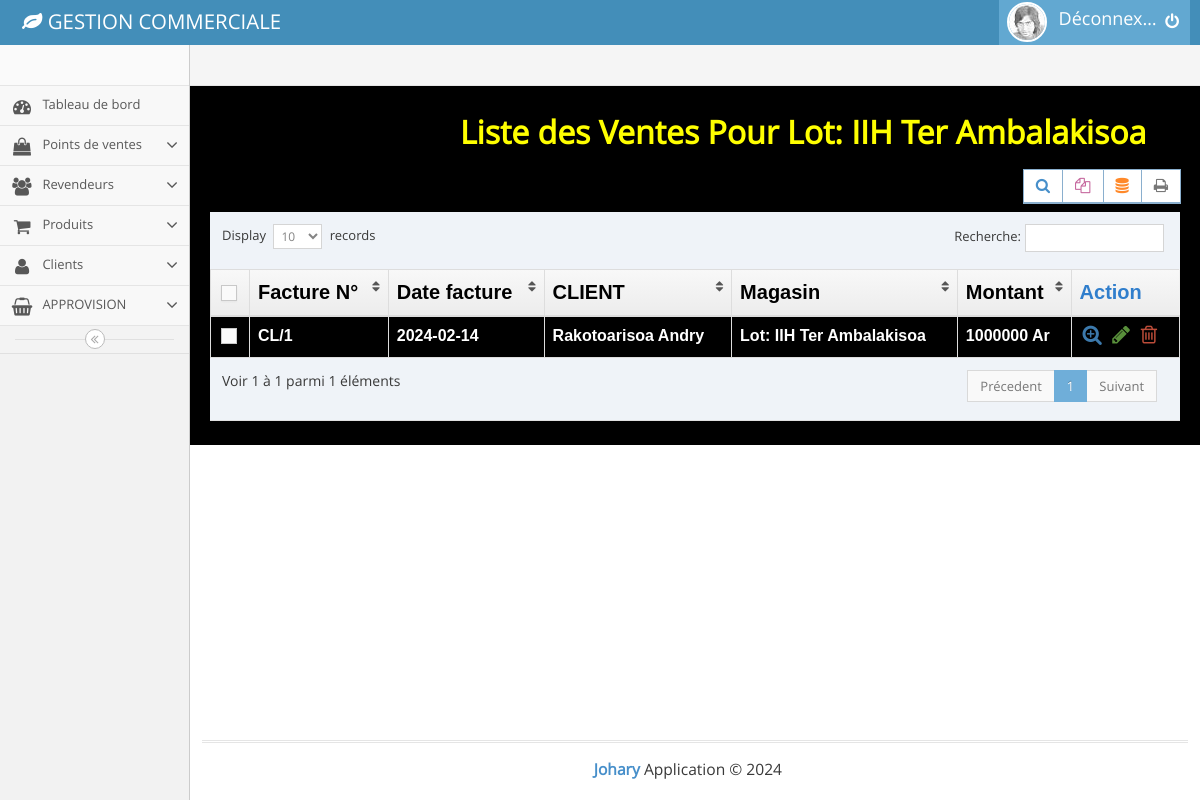
The app's page /main.php?page=vente_list&id=1 with its own data.
### tables this page shows
CREATE TABLE `magasin` (
  `id_magasin` int NOT NULL AUTO_INCREMENT,
  `adresse_mag` varchar(255) DEFAULT NULL,
  `nom_responsable` varchar(255) DEFAULT NULL,
  `contact_mag` varchar(20) DEFAULT NULL,
  `email_mag` varchar(255) DEFAULT NULL,
  `photo` varchar(255) DEFAULT NULL,
  PRIMARY KEY (`id_magasin`)
);

CREATE TABLE `facture_client` (
  `id_fact_cli` int NOT NULL AUTO_INCREMENT,
  `id_client` int DEFAULT NULL,
  `date_facture_cli` date DEFAULT NULL,
  `montant_fact_cli` int DEFAULT NULL,
  `id_magasin` int DEFAULT NULL,
  PRIMARY KEY (`id_fact_cli`)
);

CREATE TABLE `clients` (
  `id_client` int NOT NULL AUTO_INCREMENT,
  `nom_client` varchar(255) DEFAULT NULL,
  `contact_client` varchar(20) DEFAULT NULL,
  `email_client` varchar(255) DEFAULT NULL,
  `adresse_client` varchar(255) DEFAULT NULL,
  PRIMARY KEY (`id_client`)
);

### vente_list.php (the view, shortened to what this page needs)
<?php
$clients = $bdd->query('SELECT * FROM facture_client fc join clients c on c.id_client=fc.id_client join magasin m on m.id_magasin=fc.id_magasin WHERE fc.id_magasin='.$_GET['id']);
$mags = $bdd->query('SELECT * FROM magasin WHERE id_magasin='.$_GET['id']);
$mag = $mags->fetch();
 ?>
<h1>Liste des Ventes Pour <?php echo $mag['adresse_mag']  ?></h1>
	<div class="row">
									<div class="col-xs-12">
										<div class="clearfix">
											<div class="pull-right tableTools-container"></div>
										</div>
										<div>
											<table id="dynamic-table" class="table table-bordered">
												<thead>
													<tr>
														<th class="center">
															<label class="pos-rel">
																<span class="lbl"></span>
															</label>
														</th>
														<th>Facture N°</th>
														<th>Date facture</th>
														<th>CLIENT</th>
														<th>Magasin</th>
														<th>Montant</th>
														<th>Action</th>
													</tr>
												</thead>
												<tbody>
													<?php while ($client = $clients->fetch()) {
														echo '
														<tr>
														<td class="center">
															<label class="pos-rel">
																<span class="lbl"></span>
															</label>
														</td>
														<td>CL/'.$client['id_fact_cli'].'</td>
														<td>'.$client['date_facture_cli'].'</td>
														<td>'.$client['nom_client'].'</td>
														<td>'.$client['adresse_mag'].'</td>
														<td>'.$client['montant_fact_cli'].' Ar</td>
														<td>
															<div class="hidden-sm hidden-xs action-buttons">
																<a class="blue" href="detail_fact_cli.php?id='.$client['id_fact_cli'].'">
																	<i class="ace-icon fa fa-search-plus bigger-130"></i>
																</a>
																<a class="green" href="#">
																	<i class="ace-icon fa fa-pencil bigger-130"></i>
																</a>
																<a class="red" href="#">
																	<i class="ace-icon fa fa-trash-o bigger-130"></i>
																</a>
															</div>
														</td>
													</tr>
														';
													} ?>
												</tbody>
											</table>
										</div>
									</div>
								</div>

### vente_list.php (style rules this page uses)
h1 { margin-left:250px; font-weight: bold; margin-bottom: 20px; color: yellow; }
th { color: black; font-weight: bold; font-size: 20px; font-family:sans-serif; }
tr,td { color: white; font-weight: bold; font-family: sans-serif; font-size: 16px; }

### records on screen
magasin: adresse_mag "Lot: IIH Ter Ambalakisoa"
facture_client: id_fact_cli "1", date_facture_cli "2024-02-14", id_client.nom_client "Rakotoarisoa Andry", id_magasin.adresse_mag "Lot: IIH Ter Ambalakisoa", montant_fact_cli "1000000"
